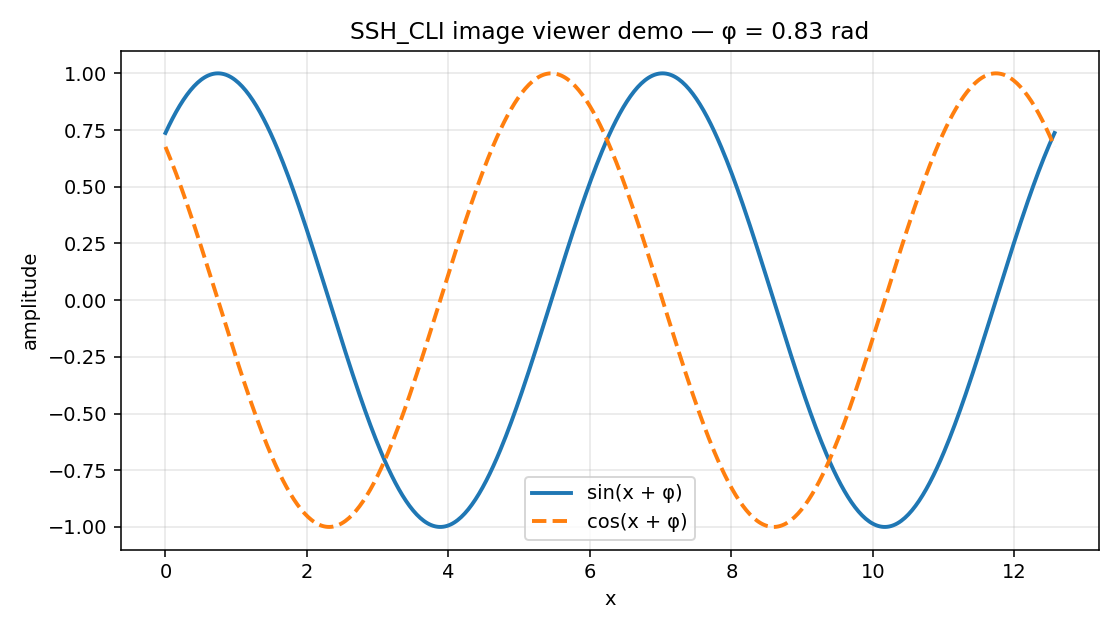

Reproduce this figure in Python.
#!/usr/bin/env python3
"""Demo for SSH_CLI's image viewer.

Run this (locally or on a server), then double-click plot_demo.png in the
file pane. Re-run it and the open viewer tab updates by itself.
"""
import os
import numpy as np
import matplotlib
matplotlib.use("Agg")            # no display needed — we save to a file
import matplotlib.pyplot as plt

# save next to this script, so the output is where you expect it
out = os.path.join(os.path.dirname(os.path.abspath(__file__)), "plot_demo.png")

x = np.linspace(0, 4 * np.pi, 500)
phase = np.random.rand() * 2 * np.pi      # changes every run, so refresh is visible

fig, ax = plt.subplots(figsize=(8, 4.5), dpi=140)
ax.plot(x, np.sin(x + phase), label="sin(x + φ)", lw=2)
ax.plot(x, np.cos(x + phase), label="cos(x + φ)", lw=2, ls="--")
ax.set_title(f"SSH_CLI image viewer demo — φ = {phase:.2f} rad")
ax.set_xlabel("x")
ax.set_ylabel("amplitude")
ax.legend()
ax.grid(alpha=.3)
fig.tight_layout()
fig.savefig(out)
print("wrote", out)
